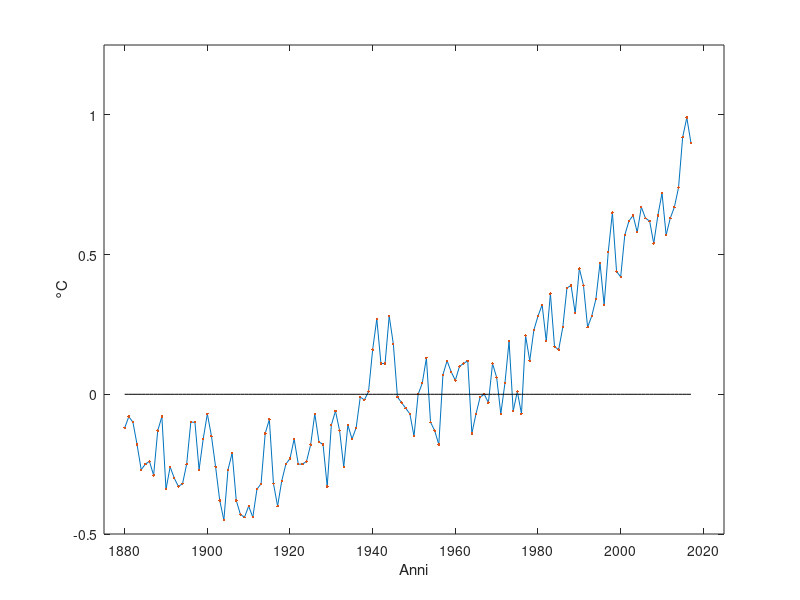

This figure's MATLAB source:
x = [1880	1881	1882	1883	1884	1885	1886	1887	1888	1889	1890	1891	1892	1893	1894	1895	1896	1897	1898	1899	1900	1901	1902	1903	1904	1905	1906	1907	1908	1909	1910	1911	1912	1913	1914	1915	1916	1917	1918	1919	1920	1921	1922	1923	1924	1925	1926	1927	1928	1929	1930	1931	1932	1933	1934	1935	1936	1937	1938	1939	1940	1941	1942	1943	1944	1945	1946	1947	1948	1949	1950	1951	1952	1953	1954	1955	1956	1957	1958	1959	1960	1961	1962	1963	1964	1965	1966	1967	1968	1969	1970	1971	1972	1973	1974	1975	1976	1977	1978	1979	1980	1981	1982	1983	1984	1985	1986	1987	1988	1989	1990	1991	1992	1993	1994	1995	1996	1997	1998	1999	2000	2001	2002	2003	2004	2005	2006	2007	2008	2009	2010	2011	2012	2013	2014	2015	2016	2017]

y = [-0.12	-0.08	-0.10	-0.18	-0.27	-0.25	-0.24	-0.29	-0.13	-0.08	-0.34	-0.26	-0.30	-0.33	-0.32	-0.25	-0.10	-0.10	-0.27	-0.16	-0.07	-0.15	-0.26	-0.38	-0.45	-0.27	-0.21	-0.38	-0.43	-0.44	-0.40	-0.44	-0.34	-0.32	-0.14	-0.09	-0.32	-0.40	-0.31	-0.25	-0.23	-0.16	-0.25	-0.25	-0.24	-0.18	-0.07	-0.17	-0.18	-0.33	-0.11	-0.06	-0.13	-0.26	-0.11	-0.16	-0.12	-0.01	-0.02	0.01	0.16	0.27	0.11	0.11	0.28	0.18	-0.01	-0.03	-0.05	-0.07	-0.15	0.00	0.04	0.13	-0.10	-0.13	-0.18	0.07	0.12	0.08	0.05	0.10	0.11	0.12	-0.14	-0.07	-0.01	0.00	-0.03	0.11	0.06	-0.07	0.04	0.19	-0.06	0.01	-0.07	0.21	0.12	0.23	0.28	0.32	0.19	0.36	0.17	0.16	0.24	0.38	0.39	0.29	0.45	0.39	0.24	0.28	0.34	0.47	0.32	0.51	0.65	0.44	0.42	0.57	0.62	0.64	0.58	0.67	0.63	0.62	0.54	0.64	0.72	0.57	0.63	0.67	0.74	0.92	0.99	0.90]

y2 = [0 0 0 0 0 0 0 0 0 0 0 0 0 0 0 0 0 0 0 0 0 0 0 0 0 0 0 0 0 0 0 0 0 0 0 0 0 0 0 0 0 0 0 0 0 0 0 0 0 0 0 0 0 0 0 0 0 0 0 0 0 0 0 0 0 0 0 0 0 0 0 0 0 0 0 0 0 0 0 0 0 0 0 0 0 0 0 0 0 0 0 0 0 0 0 0 0 0 0 0 0 0 0 0 0 0 0 0 0 0 0 0 0 0 0 0 0 0 0 0 0 0 0 0 0 0 0 0 0 0 0 0 0 0 0 0 0 0]

plot(x,y)
hold on
plot(x,y,'.')
xlabel('Anni')
ylabel('°C')
hold on
plot(x,y2,'k')
xlim([1875 2025])
ylim([-0.5 1.25])